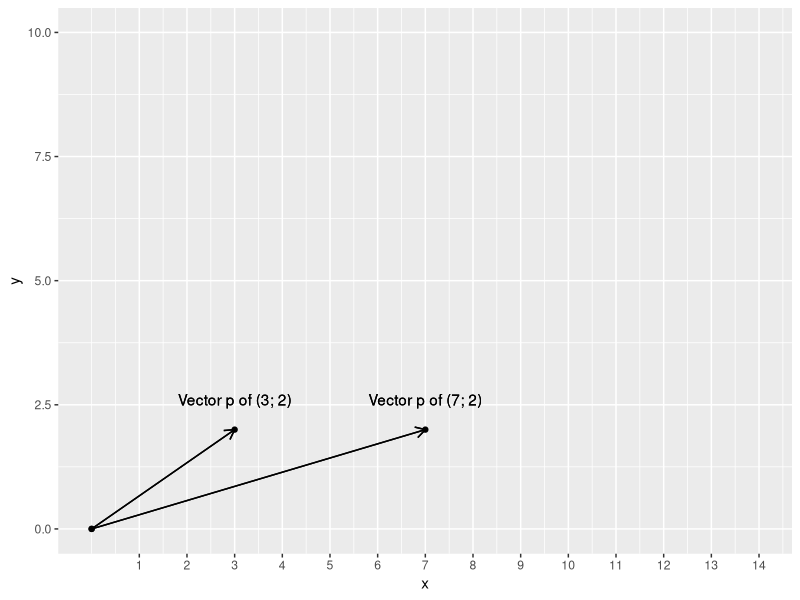

Generate this figure with R:
library(tidyverse)

# matrix multiplication

A <- matrix(c(1, 2, 3, 4, 5, 6), byrow=TRUE, nrow = 2) 
B <- matrix(c(1, 2, 3, 4, 5, 6), byrow=FALSE, ncol = 2) 
C <- A %*% B
# check of calculation
C[1,1] == A[1,1] * B[1,1] + A[1,2] * B[2,1] + A[1,3] * B[3,1]


# 2 X 3 * 3 X 7

A  <-  matrix(rnorm(6), byrow = TRUE, nrow = 2)
V  <-  matrix(rnorm(21), byrow = FALSE, ncol = 7)
R  <- A %*% V
print(paste0('number of rows: ', nrow(R) ,'; number of columns: ', ncol(R)))


# 2 X 2 * 2 X 1

A  <-  matrix(rnorm(4), byrow = TRUE, nrow = 2)
V  <-  matrix(rnorm(2), byrow = FALSE, ncol = 1)
R  <- A %*% V
print(paste0('number of rows: ', nrow(R) ,'; number of columns: ', ncol(R)))



# 1 X 9 * 9 X 1

A  <-  matrix(seq(1,9,1), byrow = TRUE, nrow = 1)
V  <-  matrix(seq(1, 9, 1), byrow = FALSE, ncol = 1)
R  <- A %*% V
print(paste0('number of rows: ', nrow(R) ,'; number of columns: ', ncol(R)))




# 2 X 2 * 2 X 2

A  <-  matrix(c(3, 4, -1, 8), byrow = TRUE, nrow = 2)
V  <-  matrix(c(2, 3, -2, 7), byrow = FALSE, ncol = 2)
R  <- A %*% V


# 3 X 3 * 3 X 2

A  <-  matrix(c(4, 3, 2, 1, -2, -4, -5, 8, 11), byrow = TRUE, nrow = 3)
V  <-  matrix(c(3, -2, 1, -7, 6, -2), byrow = FALSE, ncol = 2)
R  <- A %*% V
print(paste0('number of rows: ', nrow(R) ,'; number of columns: ', ncol(R)))

# example for linear transformation
v <- c(3,2)
M <- matrix(c(1, 2, 2, -2), byrow = TRUE, ncol = 2)

as_vector_plot <- function(v){
  data <- data.frame(x = 0, y = 0)
  new_point <- data.frame(x= v[1], y = v[2])
  
  bind_rows(data, new_point)
}

as_product_plot <- function(v, M){
  product <- v %*% M
  product_vec <- as.vector(product)
  as_vector_plot(product_vec)

}

ggplot() +
  geom_point(data = as_vector_plot(v), aes(x,y))+
  geom_segment(data = as_vector_plot(v), aes(x = 0, y = 0, xend = max(x), yend = max(y)), arrow = arrow(length = unit(0.02, "npc"))) +
  geom_text(data = as_vector_plot(v), aes(x = max(x), y = max(y), label = paste0('Vector p of (', max(x), "; ", max(y), ")")), vjust = -2) +
  geom_point(data = as_product_plot(v, M), aes(x,y))+
  geom_segment(data = as_product_plot(v, M), aes(x = 0, y = 0, xend = max(x), yend = max(y)), arrow = arrow(length = unit(0.02, "npc"))) +
  geom_text(data = as_product_plot(v, M), aes(x = max(x), y = max(y), label = paste0('Vector p of (', max(x), "; ", max(y), ")")), vjust = -2) +
  scale_x_continuous(breaks = seq(1, max(as_product_plot(v, M)[1]) * 5, 1), limits = c(0, max(as_product_plot(v, M)[1]) * 2)) +
  ylim(0, v[2] * 5)
